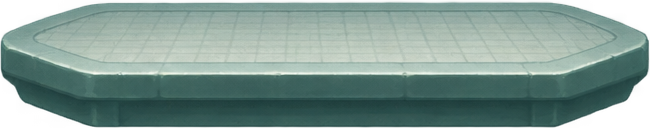
#> input picture assets/terrain/dragon_cave/checkpoint_pad.webp, 650 x 128 px, given in place of forest_w1_ground_cliff_left.png, which was not available
$ python terrain_art_build.py
#> lines starting #> are read from the running program, lines starting #| are printed output that depends on the picture; after the words box and inside, x2 and y2 are one past the last pixel; in counts of white or black regions, pixels touching at a corner belong together
"""Build terrain-art.js: the terrain art of story 수인숲, World1 1-1..1-4 and Spirit Mountain (art renewal phase 2,
approved 2026-11-22). Re-run after changing any PNG under assets/terrain/, and change CACHE when a PNG changes.

    python tools/terrain_art_build.py

Everything that needs pixels is computed here, offline, from the delivered PNGs:
- the place to cut a repeat tile when a run of tiles does not fill the width exactly ("two-part splice": keep
  columns [0,a) and [b,T) so that the seam a-1 | b is the closest match and both outer edges stay intact);
- the silhouette of each rounded cliff (and its downward extension), so the ground behind it can be clipped.
The browser never reads pixels (file:// safe).
"""
import json, os
import numpy as np
from PIL import Image

ROOT = os.path.dirname(os.path.dirname(os.path.abspath(__file__)))
CACHE = 'ta3'   # image cache key (not a v-key, so tools/release.py leaves it alone); v1.9.1: ta3 (forest_story long ends lost a black stroke)
# seam-matched cut table of the cave long middle (approved v1.1; index = leftover length, value = source column)
CAVE_CUTS = '[0,45,45,46,47,48,49,50,51,52,53,54,54,53,54,54,54,54,54,54,63,64,65,66,67,67,65,66,67,66,66,67,67,64,63,63,64,65,66,67,54,55,45,45,45,45,45,45,45,46,46,47,62,62,62,51,52,62,68,68,68,68,68,68,68,69,70,71,73,73,68,74,75,76,74,74,74,74,74,75,76,79,79,79,45,80,81,81,83,83,84,84,83,84,84,85,86,86,52,87,88,89,45,45,45,46,46,47,48,62,62,49,49,51,51,52,68,68,68,68,68,68,69,108,108,108,109,123,124,110,110,110,74,74,74,74,74,74,75,112,79,79,79,112,80,81,80,81,80,80,80,82,81,80,81,82,82,83,85,86,86,136,87,138,142,126,87,87,87,87,87,87,45,45,48,49,50,51,52,54,55,105,104,105,105,93,94,95,97,97,99,99,100,101,102,73,72,185,186,187,195,196,197,197,199,199,199,199,199,199,201,201,201,110,202,203,204,205,113,114,115,116,117,117,212,213,117,118,118,118,118,213,119,120,149,149,149,149,149,148,148,123,124,123,124,111,111,111,122,123,123,124,124,97,98,99,100,101,102,195,185,186,186,186,186,186,187,186,187,186,187,187,188,189,192,191,192,183,203,139,204,254,86,85,86,86,86,207,87,87,87,87,143,87,87,87,87,88,89,90,215,216,216,215,214,214,214,215,216,217,218,219,220,104,105,105,107,46,47,263,148,149,149,265,266,267,267,167,167,168,169,169,170,168,168,169,170,346,172,337,331,346,346,348,348,74,349,349,350,350,177,177,177,178,179,178,179,179,180,179,180,180,184,184,184,184,45,185,185,185,185,186,186,185,185,185,185,186,186,186,187,188,189,190,191,192,193,194,186,188,228,189,401,403]'


def px(path):
    return np.array(Image.open(os.path.join(ROOT, path)).convert('RGBA')).astype(np.int32)


def splice_table(path):
    """For a horizontally periodic tile of width T: for every leftover r (1..T-1) the column a where the kept
    columns are [0,a) + [T-(r-a), T). a == r means a plain [0,r) crop."""
    t = px(path); T = t.shape[1]
    out = [0] * T
    for r in range(1, T):
        best = (1e18, r)
        for a in range(1, r):
            b = T - (r - a)
            d = float(np.abs(t[:, a - 1] - t[:, b]).mean())
            if d < best[0]: best = (d, a)
        d0 = float(np.abs(t[:, r - 1] - t[:, 0]).mean())
        if d0 <= best[0]: best = (d0, r)
        out[r] = best[1]
    return out


def outline(path, side):
    """Columns from the outer edge to the first opaque pixel, per row."""
    a = px(path)[:, :, 3] > 128
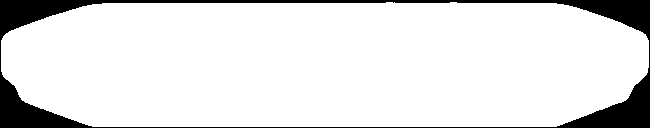
#> a: shape (128, 650) bool; 88.9% white; 1 black region, box (x1, y1, x2, y2) and area: (0, 0, 650, 128) 9210
    out = []
    for r in range(a.shape[0]):
        row = a[r] if side == 'left' else a[r][::-1]
        out.append(int(np.argmax(row)) if row.any() else -1)
#> after the loop, out = 128 values, max 386 at index 2, min -1 at index 0, mean 28.76
    first = next(v for v in out if v >= 0)
#> first = 386
    return [first if v < 0 else v for v in out]


FW, FS, SO, SC, SL, SS = (f'assets/terrain/{f}/' for f in ('forest_w1', 'forest_story', 'spirit_out', 'spirit_cave', 'spirit_lava', 'spirit_snow'))


def forest_kits(prof, src_compact, src_ground, src_ext):
    pre = f'forest_{prof}_'
    k = {
        f'fc_{prof}': {'parts': {n: f'{src_compact}{pre}compact_{n}.png' for n in ('left', 'fill_a', 'fill_b', 'right')},
                       'cap': 24, 'tile': 16, 'h': 64, 'contactY': 18, 'cut': f'{src_compact}{pre}compact_fill_a.png'},
        f'gt_{prof}': {'parts': {n: f'{src_ground}{pre}ground_top_{n}.png' for n in ('a', 'b', 'c')},
                       'tile': 130, 'h': 95, 'contactY': 25, 'cut': f'{src_ground}{pre}ground_top_a.png'},
        f'gb_{prof}': {'parts': {n: f'{src_ground}{pre}ground_body_{n}.png' for n in ('a', 'b')}, 'tile': 151, 'h': 86},
        f'gc_{prof}': {'parts': {'left': f'{src_ground}{pre}ground_cliff_left.png', 'right': f'{src_ground}{pre}ground_cliff_right.png',
                                 'ext_left': f'{src_ext}{pre}ground_cliff_left_ext.png', 'ext_right': f'{src_ext}{pre}ground_cliff_right_ext.png'},
                       'w': 81, 'h': 159, 'extH': 86, 'contactY': 25,
                       'outlineLeft': outline(f'{src_ground}{pre}ground_cliff_left.png', 'left'),
                       'outlineRight': outline(f'{src_ground}{pre}ground_cliff_right.png', 'right'),
                       'extInsetLeft': max(outline(f'{src_ext}{pre}ground_cliff_left_ext.png', 'left')),
                       'extInsetRight': max(outline(f'{src_ext}{pre}ground_cliff_right_ext.png', 'right'))},
        f'wl_{prof}': {'parts': {'top': f'{src_ground}{pre}wall_top.png', 'body': f'{src_ground}{pre}wall_body.png',
                                 'edge_left': f'{src_ground}{pre}wall_edge_left.png', 'edge_right': f'{src_ground}{pre}wall_edge_right.png'},
                       'w': 96, 'h': 128, 'topH': 24, 'topContactY': 6, 'edge': 8},
    }
#> call 2 of outline, with side = 'right'
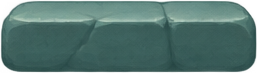
#> input picture assets/terrain/dragon_cave/float_compact.webp, 257 x 73 px, given in place of forest_w1_ground_cliff_right.png, which was not available
#> in outline (call 2), `a = px(path)[:, :, 3] > 128`:
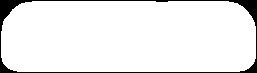
#> a: shape (73, 257) bool; 93.2% white; 1 black region, box (x1, y1, x2, y2) and area: (0, 0, 257, 73) 1267
#> after the loop in outline (call 2), `for r in range(a.shape[0]):`: out = 73 values, max 28 at index 1, min -1 at index 0, mean 4.74
#> in outline (call 2), `first = next(v for v in out if v >= 0)`: first = 28
    return k


K = {}
#> (the run stopped early here; a loop or call above may not have finished)
